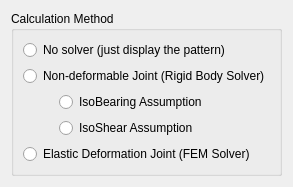
<?xml version="1.0" encoding="UTF-8"?>
<ui version="4.0">
 <class>SolverWidget</class>
 <widget class="QWidget" name="SolverWidget">
  <property name="geometry">
   <rect>
    <x>0</x>
    <y>0</y>
    <width>258</width>
    <height>160</height>
   </rect>
  </property>
  <property name="windowTitle">
   <string>Form</string>
  </property>
  <layout class="QVBoxLayout" name="verticalLayout">
   <item>
    <widget class="QGroupBox" name="groupBox">
     <property name="title">
      <string>Calculation Method</string>
     </property>
     <layout class="QGridLayout" name="gridLayout" columnstretch="0,0">
      <item row="2" column="0" rowspan="2">
       <spacer name="horizontalSpacer">
        <property name="orientation">
         <enum>Qt::Horizontal</enum>
        </property>
        <property name="sizeType">
         <enum>QSizePolicy::Fixed</enum>
        </property>
        <property name="sizeHint" stdset="0">
         <size>
          <width>30</width>
          <height>20</height>
         </size>
        </property>
       </spacer>
      </item>
      <item row="1" column="0" colspan="2">
       <widget class="QRadioButton" name="radioSolver_1">
        <property name="text">
         <string>Non-deformable Joint (Rigid Body Solver)</string>
        </property>
        <property name="checked">
         <bool>false</bool>
        </property>
        <property name="autoExclusive">
         <bool>false</bool>
        </property>
       </widget>
      </item>
      <item row="3" column="1">
       <widget class="QRadioButton" name="radioRBS_2">
        <property name="text">
         <string>IsoShear Assumption</string>
        </property>
        <property name="autoExclusive">
         <bool>false</bool>
        </property>
       </widget>
      </item>
      <item row="2" column="1">
       <widget class="QRadioButton" name="radioRBS_1">
        <property name="text">
         <string>IsoBearing Assumption</string>
        </property>
        <property name="autoExclusive">
         <bool>false</bool>
        </property>
       </widget>
      </item>
      <item row="4" column="0" colspan="2">
       <widget class="QRadioButton" name="radioSolver_2">
        <property name="text">
         <string>Elastic Deformation Joint (FEM Solver)</string>
        </property>
        <property name="checked">
         <bool>false</bool>
        </property>
        <property name="autoExclusive">
         <bool>false</bool>
        </property>
       </widget>
      </item>
      <item row="0" column="0" colspan="2">
       <widget class="QRadioButton" name="radioSolver_0">
        <property name="text">
         <string>No solver (just display the pattern)</string>
        </property>
        <property name="checked">
         <bool>false</bool>
        </property>
        <property name="autoExclusive">
         <bool>false</bool>
        </property>
       </widget>
      </item>
     </layout>
    </widget>
   </item>
  </layout>
 </widget>
 <resources/>
 <connections/>
</ui>
